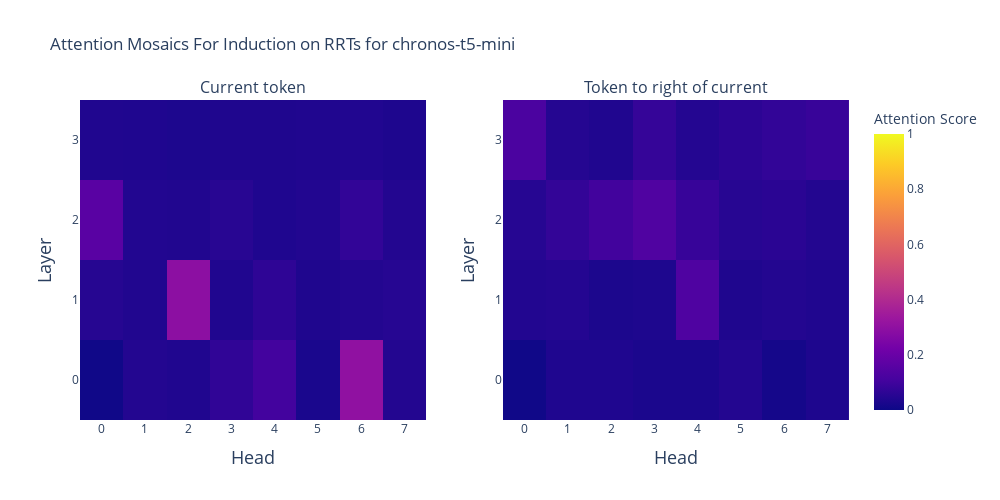
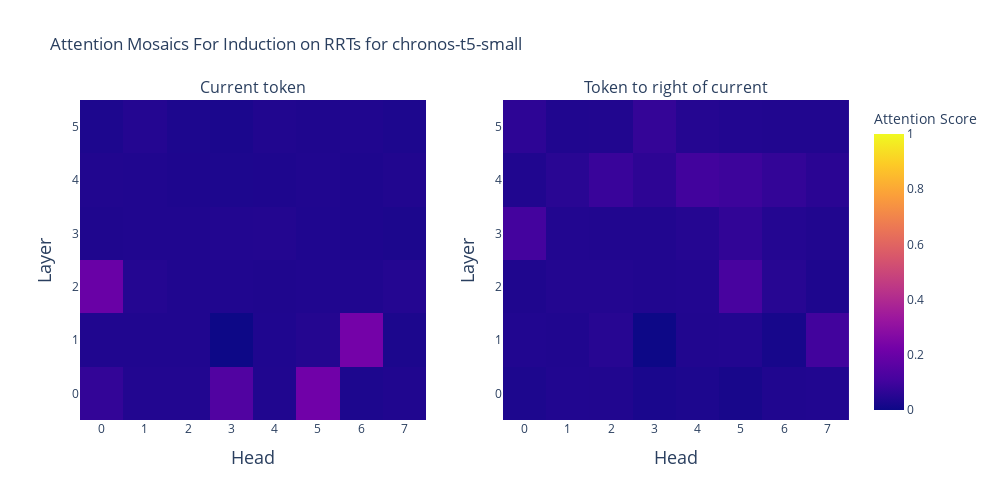
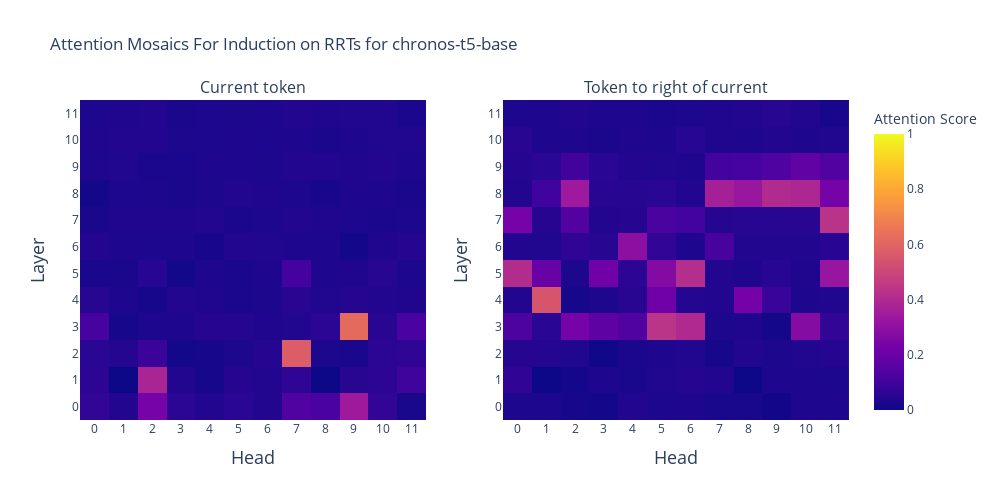
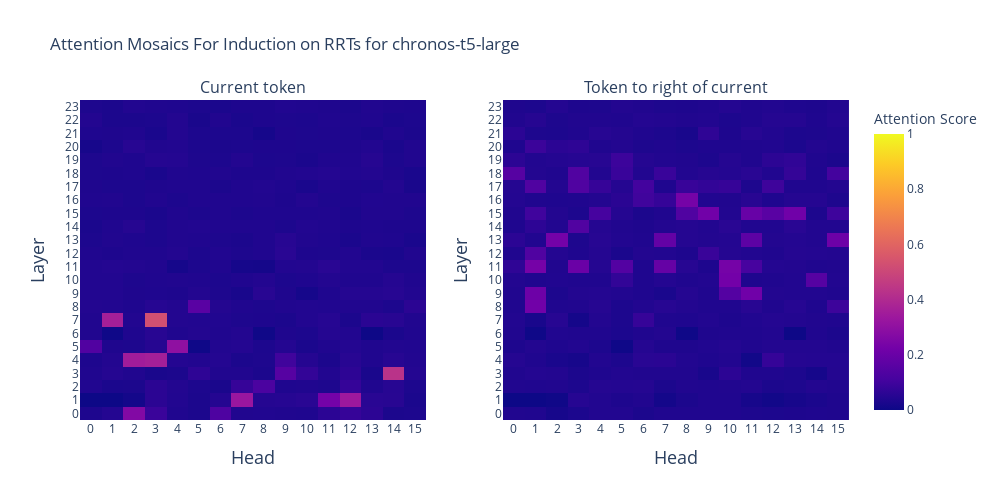

Write notebook code for charts like these, in order.
### Code cell
model_names = ["amazon/chronos-t5-mini", "amazon/chronos-t5-small", "amazon/chronos-t5-base", "amazon/chronos-t5-large"]

for model_name in model_names:
    print(f"Processing {model_name}...")
    
    pipeline = BaseChronosPipeline.from_pretrained(
        model_name,  # use "amazon/chronos-bolt-small" for the corresponding Chronos-Bolt model
        device_map="cpu",  # use "cpu" for CPU inference
        torch_dtype=torch.bfloat16,
    )

    if "bolt" in model_name:
        t5_model = pipeline.model
    else:
        t5_model = pipeline.model.model

    output, cross_attn_probs = attn.attn_lens(token_ids, attention_mask, t5_model, max_new_tokens=1, decoder_input_ids=decoder_input_ids)

    t_idx = 1
    s_idx = sequence_length * ((repeat_factor-1)*num_unique_sequences + extension) + sub_extension

    layers, heads = t5_model.config.num_decoder_layers, t5_model.config.num_heads
    mosaic_left = torch.zeros(layers, heads)
    mosaic_center = torch.zeros(layers, heads)
    mosaic_right = torch.zeros(layers, heads)

    for layer in range(layers):
        for head in range(heads):
            # mean over the batch
            # mosaic_left[layer, head] = cross_attn_probs[0][layer][:, head, t_idx, s_idx-1].mean()
            mosaic_center[layer, head] = cross_attn_probs[t_idx][layer][:, head, t_idx, s_idx].mean()
            mosaic_right[layer, head] = cross_attn_probs[t_idx][layer][:, head, t_idx, s_idx+1].mean()

    # Extract model size from name for the title
    model_size = model_name.split('-')[-1]

    # Create a subplot with 2 side-by-side heatmaps
    fig = make_subplots(rows=1, cols=2, 
                        subplot_titles=("Current token", "Token to right of current"),
                        shared_yaxes=True)

    # Add heatmaps to the subplots
    # fig.add_trace(
    #     go.Heatmap(z=mosaic_left, zmin=0, zmax=1, coloraxis="coloraxis"),
    #     row=1, col=1
    # )
    fig.add_trace(
        go.Heatmap(z=mosaic_center, zmin=0, zmax=1, coloraxis="coloraxis"),
        row=1, col=1
    )
    fig.add_trace(
        go.Heatmap(z=mosaic_right, zmin=0, zmax=1, coloraxis="coloraxis"),
        row=1, col=2
    )

    # Update layout
    fig.update_layout(
        title_text=f"Attention Mosaics For Induction on RRTs for {model_name.split('/')[-1]}",
        height=500,
        width=1000,
        coloraxis=dict(cmin=0, cmax=1, colorbar=dict(title="Attention Score"))
    )

    # Add axes labels with integer ticks
    fig.update_xaxes(title_text="Head", row=1, col=1, title_font=dict(size=18), 
                    tickmode='linear', tick0=0, dtick=1, showticklabels=True)
    fig.update_xaxes(title_text="Head", row=1, col=2, title_font=dict(size=18), 
                    tickmode='linear', tick0=0, dtick=1, showticklabels=True)
    fig.update_yaxes(title_text="Layer", row=1, col=1, title_font=dict(size=18), 
                    tickmode='linear', tick0=0, dtick=1, showticklabels=True)
    fig.update_yaxes(title_text="Layer", row=1, col=2, title_font=dict(size=18), 
                    tickmode='linear', tick0=0, dtick=1, showticklabels=True)

    # Show the figure
    fig.show()
    
    # Save the figure
    import os
    os.makedirs("plots/html", exist_ok=True)
    output_png_filename = f"plots/{model_name.split('/')[-1]}"
    output_html_filename = f"plots/html/{model_name.split('/')[-1]}"
    fig.write_image(f"{output_png_filename}.png")
    fig.write_html(f"{output_html_filename}.html")
    print(f"Saved figure to {output_png_filename}.png")

### Figure 1 — Plotly figure (JSON) as saved in the notebook; plotly's stock layout.template omitted (floating-point values rounded to 4 significant figures)
{"data": [{"coloraxis": "coloraxis", "type": "heatmap", "xaxis": "x", "yaxis": "y", "z": [[0.006073, 0.04224, 0.03784, 0.06738, 0.1055, 0.02563, 0.3027, 0.04346], [0.04785, 0.03809, 0.291, 0.0376, 0.06348, 0.03442, 0.04199, 0.04932], [0.1602, 0.04077, 0.03906, 0.05322, 0.03516, 0.04175, 0.07178, 0.04346], [0.03638, 0.03564, 0.03125, 0.03418, 0.03442, 0.03662, 0.03955, 0.03345]], "zmax": 1, "zmin": 0}, {"coloraxis": "coloraxis", "type": "heatmap", "xaxis": "x2", "yaxis": "y2", "z": [[0.005768, 0.0354, 0.03491, 0.02747, 0.02673, 0.04272, 0.01483, 0.03369], [0.0415, 0.04565, 0.02979, 0.03296, 0.1348, 0.03418, 0.04272, 0.03735], [0.04907, 0.07324, 0.1025, 0.1367, 0.08105, 0.05005, 0.05615, 0.04346], [0.1245, 0.04614, 0.03735, 0.07715, 0.04492, 0.0603, 0.07227, 0.0835]], "zmax": 1, "zmin": 0}], "layout": {"annotations": [{"font": {"size": 16}, "showarrow": false, "text": "Current token", "x": 0.225, "xanchor": "center", "xref": "paper", "y": 1, "yanchor": "bottom", "yref": "paper"}, {"font": {"size": 16}, "showarrow": false, "text": "Token to right of current", "x": 0.775, "xanchor": "center", "xref": "paper", "y": 1, "yanchor": "bottom", "yref": "paper"}], "coloraxis": {"cmax": 1, "cmin": 0, "colorbar": {"title": {"text": "Attention Score"}}}, "height": 500, "title": {"text": "Attention Mosaics For Induction on RRTs for chronos-t5-mini"}, "width": 1000, "xaxis": {"anchor": "y", "domain": [0, 0.45], "dtick": 1, "showticklabels": true, "tick0": 0, "tickmode": "linear", "title": {"font": {"size": 18}, "text": "Head"}}, "xaxis2": {"anchor": "y2", "domain": [0.55, 1], "dtick": 1, "showticklabels": true, "tick0": 0, "tickmode": "linear", "title": {"font": {"size": 18}, "text": "Head"}}, "yaxis": {"anchor": "x", "domain": [0, 1], "dtick": 1, "showticklabels": true, "tick0": 0, "tickmode": "linear", "title": {"font": {"size": 18}, "text": "Layer"}}, "yaxis2": {"anchor": "x2", "domain": [0, 1], "dtick": 1, "matches": "y", "showticklabels": true, "tick0": 0, "tickmode": "linear", "title": {"font": {"size": 18}, "text": "Layer"}}}}

### Figure 2 — Plotly figure (JSON) as saved in the notebook; plotly's stock layout.template omitted (floating-point values rounded to 4 significant figures)
{"data": [{"coloraxis": "coloraxis", "type": "heatmap", "xaxis": "x", "yaxis": "y", "z": [[0.07471, 0.0415, 0.04028, 0.1387, 0.03784, 0.2178, 0.03064, 0.03784], [0.03613, 0.03613, 0.03687, 0.0005341, 0.03564, 0.04395, 0.2266, 0.02991], [0.1992, 0.04517, 0.0376, 0.03662, 0.03418, 0.03784, 0.0376, 0.04443], [0.03418, 0.03735, 0.03662, 0.04028, 0.04346, 0.0354, 0.03345, 0.02881], [0.03833, 0.03687, 0.03369, 0.03174, 0.03345, 0.03662, 0.03394, 0.03833], [0.03149, 0.04565, 0.03101, 0.02673, 0.03882, 0.03418, 0.03735, 0.03064]], "zmax": 1, "zmin": 0}, {"coloraxis": "coloraxis", "type": "heatmap", "xaxis": "x2", "yaxis": "y2", "z": [[0.03064, 0.03955, 0.03906, 0.02625, 0.03088, 0.02051, 0.03662, 0.03979], [0.03979, 0.03735, 0.05029, 0.0006828, 0.03882, 0.04102, 0.01965, 0.1035], [0.03418, 0.04346, 0.04272, 0.03931, 0.04126, 0.1152, 0.05103, 0.03345], [0.1064, 0.0415, 0.03931, 0.03882, 0.04639, 0.06982, 0.04565, 0.03833], [0.03613, 0.05469, 0.08643, 0.06152, 0.1035, 0.09424, 0.07422, 0.05688], [0.0625, 0.03687, 0.03931, 0.07617, 0.04688, 0.04028, 0.03906, 0.03931]], "zmax": 1, "zmin": 0}], "layout": {"annotations": [{"font": {"size": 16}, "showarrow": false, "text": "Current token", "x": 0.225, "xanchor": "center", "xref": "paper", "y": 1, "yanchor": "bottom", "yref": "paper"}, {"font": {"size": 16}, "showarrow": false, "text": "Token to right of current", "x": 0.775, "xanchor": "center", "xref": "paper", "y": 1, "yanchor": "bottom", "yref": "paper"}], "coloraxis": {"cmax": 1, "cmin": 0, "colorbar": {"title": {"text": "Attention Score"}}}, "height": 500, "title": {"text": "Attention Mosaics For Induction on RRTs for chronos-t5-small"}, "width": 1000, "xaxis": {"anchor": "y", "domain": [0, 0.45], "dtick": 1, "showticklabels": true, "tick0": 0, "tickmode": "linear", "title": {"font": {"size": 18}, "text": "Head"}}, "xaxis2": {"anchor": "y2", "domain": [0.55, 1], "dtick": 1, "showticklabels": true, "tick0": 0, "tickmode": "linear", "title": {"font": {"size": 18}, "text": "Head"}}, "yaxis": {"anchor": "x", "domain": [0, 1], "dtick": 1, "showticklabels": true, "tick0": 0, "tickmode": "linear", "title": {"font": {"size": 18}, "text": "Layer"}}, "yaxis2": {"anchor": "x2", "domain": [0, 1], "dtick": 1, "matches": "y", "showticklabels": true, "tick0": 0, "tickmode": "linear", "title": {"font": {"size": 18}, "text": "Layer"}}}}

### Figure 3 — Plotly figure (JSON) as saved in the notebook; plotly's stock layout.template omitted (floating-point values rounded to 4 significant figures; data arrays with more than 128 entries replaced by an {"elided": "..."} marker saying what was removed)
{"data": [{"coloraxis": "coloraxis", "type": "heatmap", "xaxis": "x", "yaxis": "y", "z": {"elided": "12x12 float values"}, "zmax": 1, "zmin": 0}, {"coloraxis": "coloraxis", "type": "heatmap", "xaxis": "x2", "yaxis": "y2", "z": {"elided": "12x12 float values"}, "zmax": 1, "zmin": 0}], "layout": {"annotations": [{"font": {"size": 16}, "showarrow": false, "text": "Current token", "x": 0.225, "xanchor": "center", "xref": "paper", "y": 1, "yanchor": "bottom", "yref": "paper"}, {"font": {"size": 16}, "showarrow": false, "text": "Token to right of current", "x": 0.775, "xanchor": "center", "xref": "paper", "y": 1, "yanchor": "bottom", "yref": "paper"}], "coloraxis": {"cmax": 1, "cmin": 0, "colorbar": {"title": {"text": "Attention Score"}}}, "height": 500, "title": {"text": "Attention Mosaics For Induction on RRTs for chronos-t5-base"}, "width": 1000, "xaxis": {"anchor": "y", "domain": [0, 0.45], "dtick": 1, "showticklabels": true, "tick0": 0, "tickmode": "linear", "title": {"font": {"size": 18}, "text": "Head"}}, "xaxis2": {"anchor": "y2", "domain": [0.55, 1], "dtick": 1, "showticklabels": true, "tick0": 0, "tickmode": "linear", "title": {"font": {"size": 18}, "text": "Head"}}, "yaxis": {"anchor": "x", "domain": [0, 1], "dtick": 1, "showticklabels": true, "tick0": 0, "tickmode": "linear", "title": {"font": {"size": 18}, "text": "Layer"}}, "yaxis2": {"anchor": "x2", "domain": [0, 1], "dtick": 1, "matches": "y", "showticklabels": true, "tick0": 0, "tickmode": "linear", "title": {"font": {"size": 18}, "text": "Layer"}}}}

### Figure 4 — Plotly figure (JSON) as saved in the notebook; plotly's stock layout.template omitted (floating-point values rounded to 4 significant figures; data arrays with more than 128 entries replaced by an {"elided": "..."} marker saying what was removed)
{"data": [{"coloraxis": "coloraxis", "type": "heatmap", "xaxis": "x", "yaxis": "y", "z": {"elided": "24x16 float values"}, "zmax": 1, "zmin": 0}, {"coloraxis": "coloraxis", "type": "heatmap", "xaxis": "x2", "yaxis": "y2", "z": {"elided": "24x16 float values"}, "zmax": 1, "zmin": 0}], "layout": {"annotations": [{"font": {"size": 16}, "showarrow": false, "text": "Current token", "x": 0.225, "xanchor": "center", "xref": "paper", "y": 1, "yanchor": "bottom", "yref": "paper"}, {"font": {"size": 16}, "showarrow": false, "text": "Token to right of current", "x": 0.775, "xanchor": "center", "xref": "paper", "y": 1, "yanchor": "bottom", "yref": "paper"}], "coloraxis": {"cmax": 1, "cmin": 0, "colorbar": {"title": {"text": "Attention Score"}}}, "height": 500, "title": {"text": "Attention Mosaics For Induction on RRTs for chronos-t5-large"}, "width": 1000, "xaxis": {"anchor": "y", "domain": [0, 0.45], "dtick": 1, "showticklabels": true, "tick0": 0, "tickmode": "linear", "title": {"font": {"size": 18}, "text": "Head"}}, "xaxis2": {"anchor": "y2", "domain": [0.55, 1], "dtick": 1, "showticklabels": true, "tick0": 0, "tickmode": "linear", "title": {"font": {"size": 18}, "text": "Head"}}, "yaxis": {"anchor": "x", "domain": [0, 1], "dtick": 1, "showticklabels": true, "tick0": 0, "tickmode": "linear", "title": {"font": {"size": 18}, "text": "Layer"}}, "yaxis2": {"anchor": "x2", "domain": [0, 1], "dtick": 1, "matches": "y", "showticklabels": true, "tick0": 0, "tickmode": "linear", "title": {"font": {"size": 18}, "text": "Layer"}}}}
